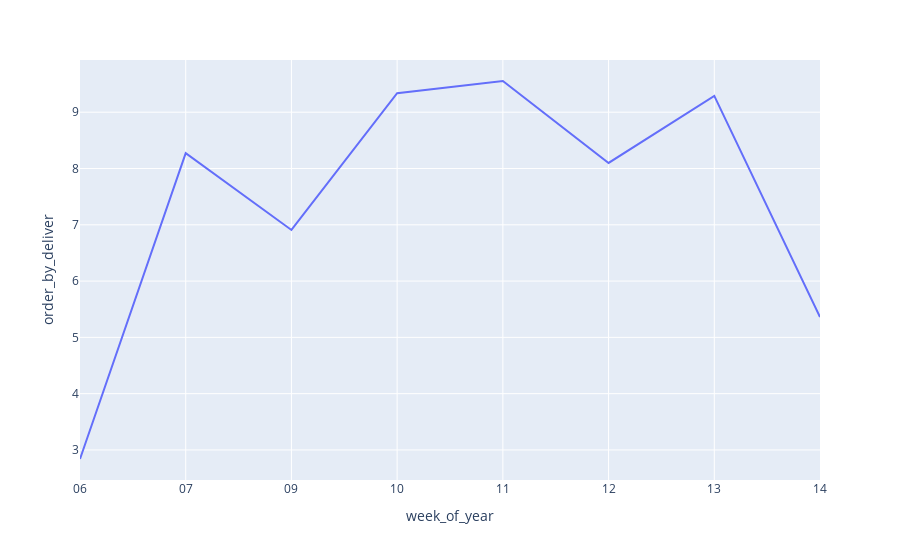

The code cell stored with this chart in its notebook:
### Markdown cell above
### 5. A quantidade de pedidos por entregador por semana.

### Code cell
df_aux1 = df1.loc[:, ['week_of_year', 'ID']].groupby(['week_of_year']).count().reset_index()
df_aux2 = df1.loc[:, ['week_of_year', 'Delivery_person_ID']].groupby(['week_of_year']).nunique().reset_index()

df_aux = pd.merge( df_aux1, df_aux2, how='inner')
df_aux['order_by_deliver'] = df_aux['ID'] / df_aux['Delivery_person_ID']
px.line(df_aux, x='week_of_year', y='order_by_deliver')

### Figure 1 — Plotly figure (JSON) as saved in the notebook; plotly's stock layout.template omitted (floating-point values rounded to 4 significant figures)
{"data": [{"hovertemplate": "week_of_year=%{x}<br>order_by_deliver=%{y}<extra></extra>", "legendgroup": "", "line": {"color": "#636efa", "dash": "solid"}, "marker": {"symbol": "circle"}, "mode": "lines", "name": "", "orientation": "v", "showlegend": false, "type": "scatter", "x": ["06", "07", "09", "10", "11", "12", "13", "14"], "xaxis": "x", "y": [2.839, 8.273, 6.908, 9.338, 9.554, 8.099, 9.289, 5.36], "yaxis": "y"}], "layout": {"autosize": true, "legend": {"tracegroupgap": 0}, "margin": {"t": 60}, "xaxis": {"anchor": "y", "autorange": true, "domain": [0, 1], "range": [0, 7], "title": {"text": "week_of_year"}, "type": "category"}, "yaxis": {"anchor": "x", "autorange": true, "domain": [0, 1], "range": [2.466, 9.927], "title": {"text": "order_by_deliver"}, "type": "linear"}}}
